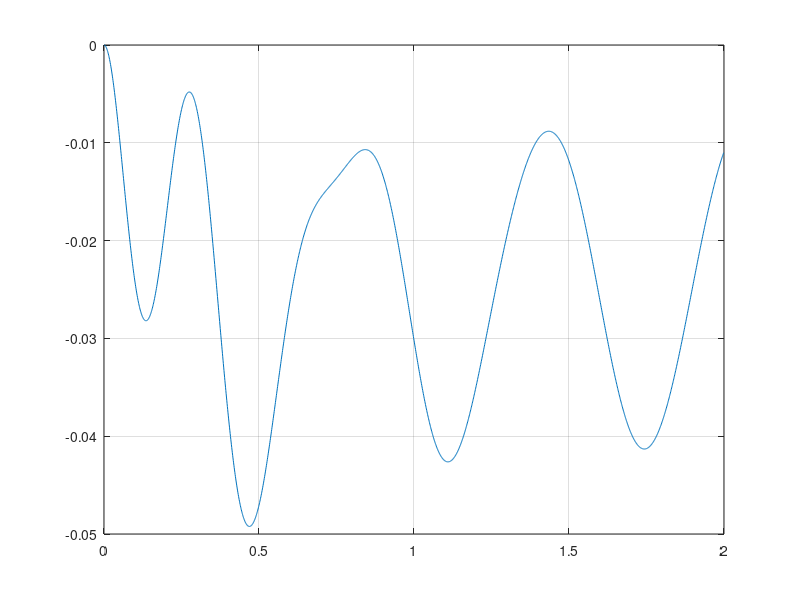

MATLAB code for this plot:
close all;
clear;
%Numerical time integration of mass spring damper
%Starting from unstretched spring
%Starting from rest
%Basic data
F0=500;
wp=10;
k=40e3;
c=500;
m=100;
g=9.81;
EndTime=2.0;
StepTime=1e-5;
y_Init=0;
yDot_Init=0;
%Initialize
%Current values of y, yDot and yDotDot for Time = 0
%Initially old values are simply set to current values
Time=0.0;
y=y_Init;
yDot=yDot_Init;
%Initialize counters so that plot data is only saved once pr. a number of
%time steps corresponding to ReportInterval
ReportCounter=0;
ReportInterval=100;
Counter=ReportInterval;
%Start time integration
while Time<EndTime
    %Compute acceleration
    yDotDot=(F0*sin(wp*Time)-m*g-k*y-c*yDot)/m;
    %report
    if Counter==ReportInterval
        Counter=0;
        ReportCounter=ReportCounter+1;
        Time_Plot(ReportCounter)=Time;
        y_Plot(ReportCounter)=y;
        yDot_Plot(ReportCounter)=yDot;
        yDotDot_Plot(ReportCounter)=yDotDot;
    end;
    %Time integrate
    y=y+yDot*StepTime;
    yDot=yDot+yDotDot*StepTime;
    Time=Time+StepTime;
    Counter=Counter+1;
end;
plot(Time_Plot,y_Plot);
grid;